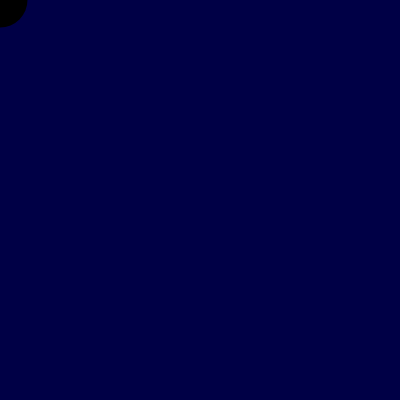
Frame 1 (no input)
Frame 60 (no input): identical to frame 1, image omitted
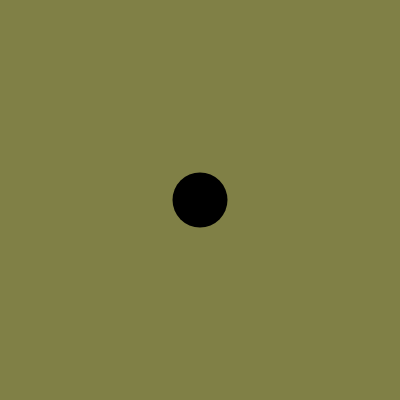
Frame 120 (the mouse pressed at the canvas centre since frame 60)

The p5.js sketch that drew these frames (run headless with seeded random() and noise() and a simulated clock; from frame 60 on, the mouse is pressed at the canvas centre):

// p5.js sketch
// ── sketch.js
let rechts = 50;
let links = 5;

let weiss = 0; // weiss 
let schwarz = 255; // schwarz



function setup() {
  createCanvas(400, 400);
}

function draw() {
  let r = map(mouseY, 0, 400, weiss, schwarz);
  let g = map(mouseX, 0, 400, weiss, schwarz);
  let b = 70;
  background(r, g, b);
  noStroke();
  fill(0);
  circle(mouseX, mouseY, 55, 55);
}
